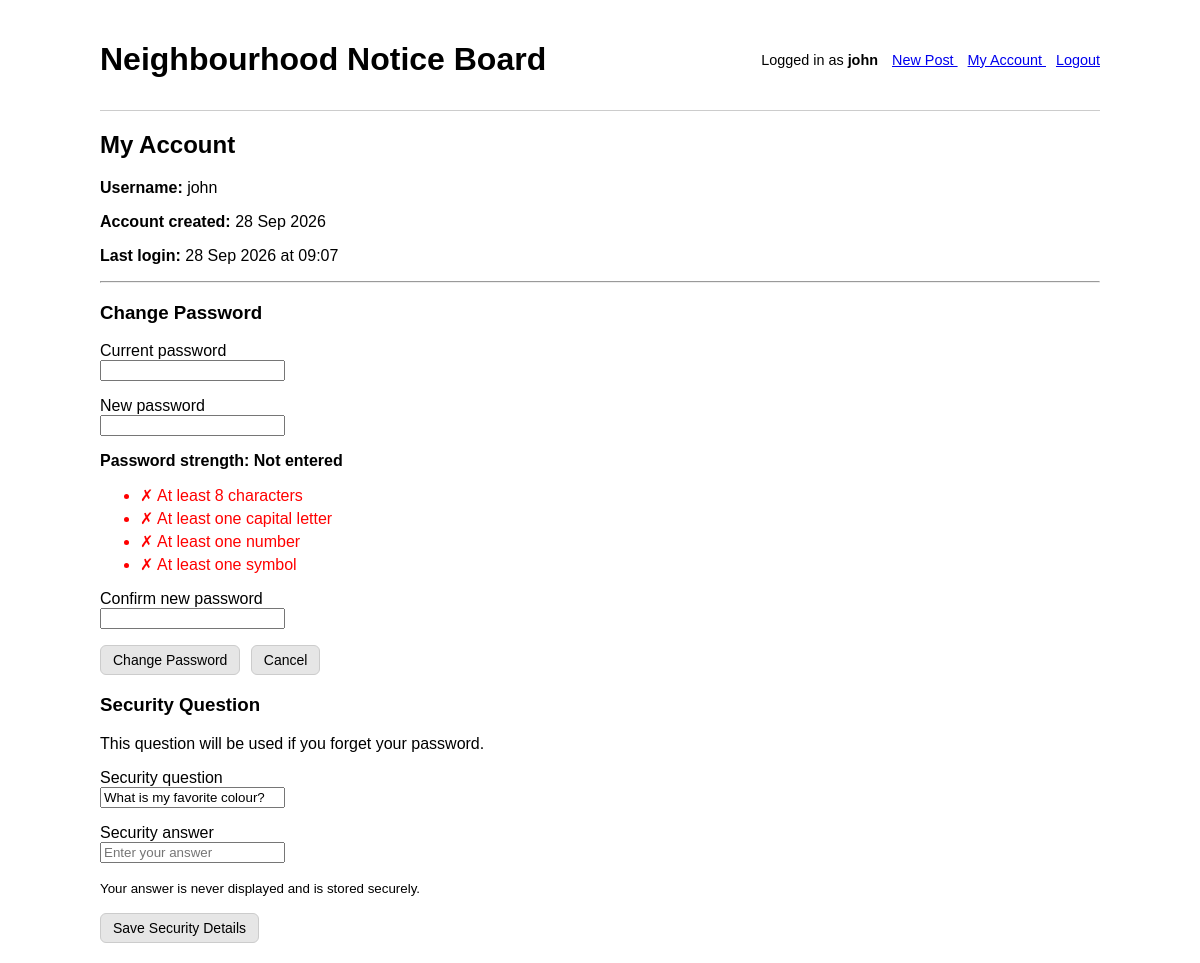
Page /account (signed in) on the earlier database version.
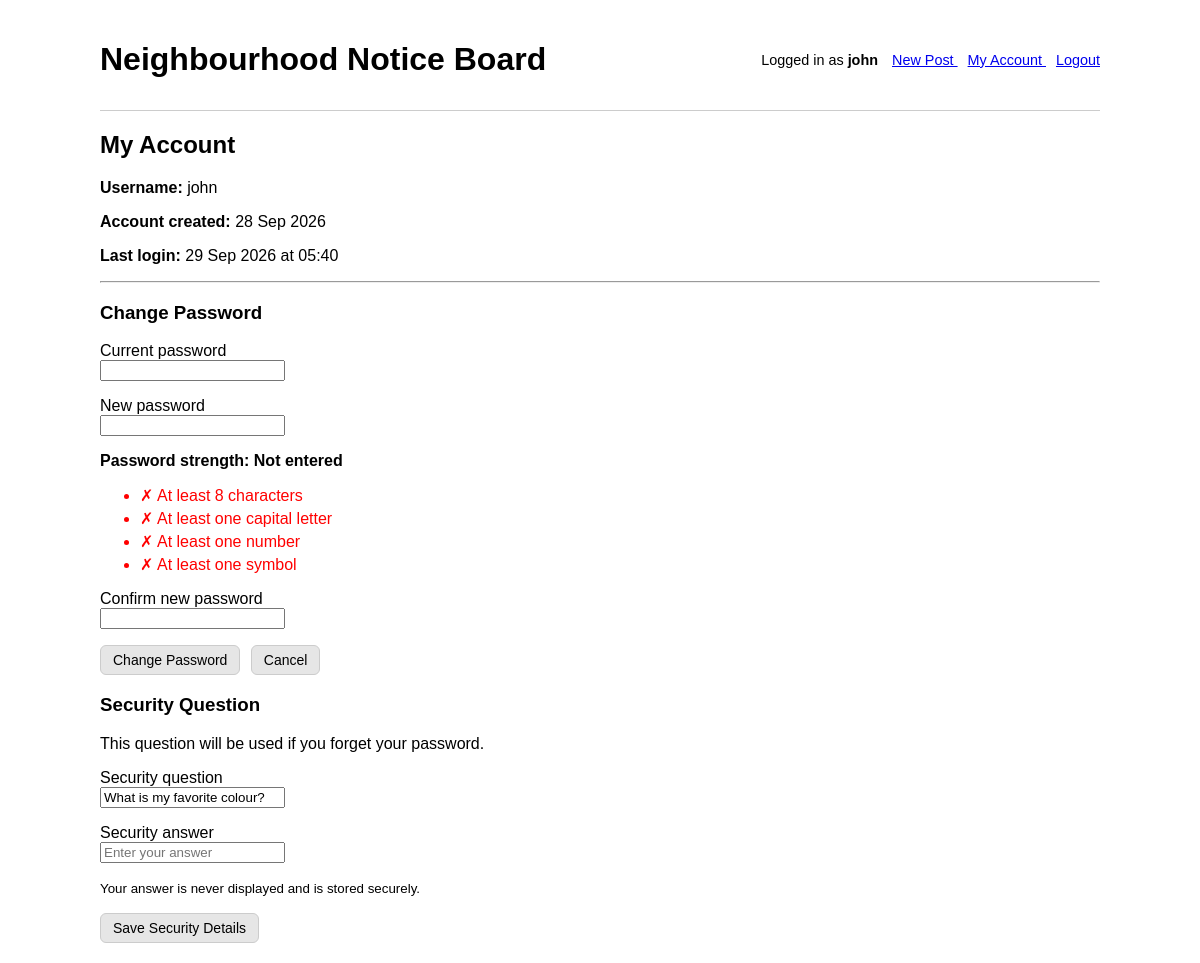
Same page on the later database version.
### models/models.py (models this page shows)
class User(UserMixin, db.Model):
    id = db.Column(db.Integer, primary_key=True)
    username = db.Column(
        db.String(80),
        unique=True,
        nullable=False
    )
    password_hash = db.Column(
        db.String(255),
        nullable=False
    )
    created_at = db.Column(
        db.DateTime,
        default=datetime.utcnow,
        nullable=False
    )
    last_login = db.Column(
        db.DateTime,
        nullable=True
    )
    security_question = db.Column(
        db.String(255),
        nullable=False
    )
    security_answer_hash = db.Column(
        db.String(255),
        nullable=False
    )
    posts = db.relationship(
        "Post",
        backref="author",
        lazy=True
    )
    picked_posts = db.relationship(
    "PostPick",
    backref="user",
    lazy=True,
    cascade="all, delete-orphan"
    )
    comments = db.relationship(
        "Comment",
        backref="author",
        lazy=True,
        cascade="all, delete-orphan"
    )

### app.py (the view, shortened to what this page needs)
@app.route("/account", methods=["GET", "POST"])
@login_required
def account():
    error = None
    success = None
    password_strength = None
    password_score = None
    return render_template(
        "account.html",
        error=error,
        success=success,
        password_strength=password_strength,
        password_score=password_score
    )

### app.py (called while the page is built)
@login_manager.user_loader
def load_user(user_id):
    return User.query.get(int(user_id))

### templates/account.html (shortened to what this page needs)
{% extends "base.html" %}
{% block content %}
<h2>My Account</h2>
<p>
    <strong>Username:</strong>
    {{ current_user.username }}
</p>
<p>
    <strong>Account created:</strong>
    {{ current_user.created_at.strftime('%d %b %Y') }}
</p>
<p>
    <strong>Last login:</strong>
    {% if current_user.last_login %}
        {{ current_user.last_login.strftime('%d %b %Y at %H:%M') }}
    {% else %}
        Never
    {% endif %}
</p>
<hr>
<h3>Change Password</h3>
<form method="post">
    <p>
        <label for="current_password">
            Current password
        </label><br>
        <input
            type="password"
            id="current_password"
            name="current_password"
            required
        >
    </p>
    <p>
        <label for="new_password">
            New password
        </label><br>
        <input
            type="password"
            id="new_password"
            name="new_password"
            required
        >
    </p>
    <div id="password-strength">
        <p>
            <strong>Password strength:</strong>
            <span id="strength-text">Not entered</span>
        </p>
        <ul>
        <li id="length-check" class="password-check check-fail">
            ✗ At least 8 characters
        </li>
        <li id="uppercase-check" class="password-check check-fail">
            ✗ At least one capital letter
        </li>
        <li id="number-check" class="password-check check-fail">
            ✗ At least one number
        </li>
        <li id="symbol-check" class="password-check check-fail">
            ✗ At least one symbol
        </li>
        </ul>
    </div>
    <p>
        <label for="confirm_password">
            Confirm new password
        </label><br>
        <input
            type="password"
            id="confirm_password"
            name="confirm_password"
            required
        >
    </p>
    <button
        type="submit"
        class="post-button"
    >
        Change Password
    </button>
    <a
        href="{{ url_for('home') }}"
        class="post-button"
    >
        Cancel
    </a>
</form>
<h3>Security Question</h3>
<p>
    This question will be used if you forget your password.
</p>
<form method="post" autocomplete="off">
    <p>
        <label for="security_question">
            Security question
        </label><br>
        <input
            type="text"
            id="security_question"
            name="security_question"
            value="{{ current_user.security_question }}"
            maxlength="255"
            required
        >
    </p>
    <p>
        <label for="security_answer">
            Security answer
        </label><br>
        <input
            type="password"
            id="security_answer"
            name="security_answer"
            maxlength="255"
            placeholder="Enter your answer"
            autocomplete="new-password"
            required
        >
    </p>
    <p>
        <small>
            Your answer is never displayed and is stored securely.
        </small>
    </p>
    <button
        type="submit"
        class="post-button"
    >
        Save Security Details
    </button>
</form>
{% endblock %}

### templates/base.html (shortened to what this page needs)
<!DOCTYPE html>
<html>
<head>
</head>
<body>
<div class="topbar">
<h1>Neighbourhood Notice Board</h1>
<div class="user-info">
    {% if current_user.is_authenticated %}
        Logged in as <strong>{{ current_user.username }}</strong>
        <a href="{{ url_for('create_post') }}">
            New Post
        </a>
        <a href="{{ url_for('account') }}">
            My Account
        </a>
        <a href="{{ url_for('logout') }}">
            Logout
        </a>
    {% else %}
        <a href="{{ url_for('login') }}">
            Login
        </a>
        <a href="{{ url_for('register') }}">Register</a>
    {% endif %}
</div>
</div>
{% block content %}
{% endblock %}
</body>
</html>

### templates/base.html (style rules this page uses)
body { font-family: Arial, sans-serif; max-width: 1000px; margin: auto; padding: 20px; }
.topbar { display: flex; justify-content: space-between; align-items: center; margin-bottom: 20px; padding-bottom: 10px; border-bottom: 1px solid #ccc; }
.post-button { display: inline-block; box-sizing: border-box; padding: 6px 12px; margin-right: 6px; background: #e6e6e6; border: 1px solid #ccc; border-radius: 6px; text-decoration: none; color: black; font-family: Arial, sans-serif; font-size: 14px; line-height: normal; cursor: pointer; vertical-align: middle; appearance: none; -webkit-appearance: none; }
.user-info { font-size: 0.9em; }
.user-info a { margin-left: 10px; }

### templates/account.html (style rules this page uses)
.password-check { margin: 4px 0; }
.check-fail { color: red; }
#strength-text { font-weight: bold; }

Differences in the rows shown:
changed User "john": last_login "28 Sep 2026 at 09:07" → "29 Sep 2026 at 05:40"
